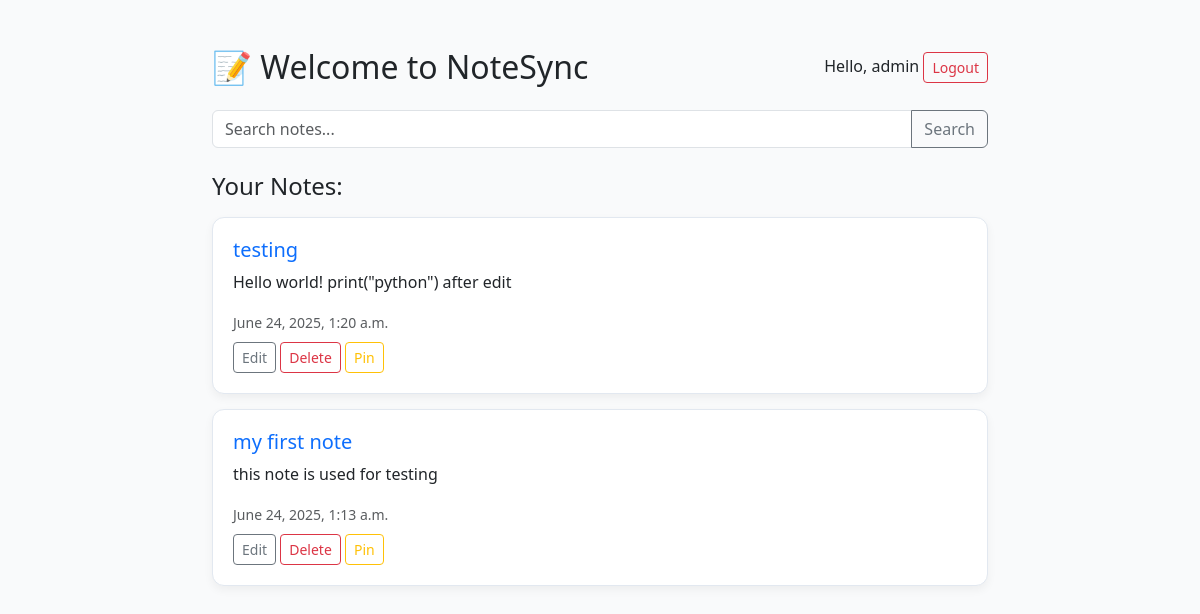
The app's page / (signed in) with its own data.
### notes/models.py (models this page shows, shortened)
class Note(models.Model):
    title = models.CharField(max_length=200)
    content = models.TextField()
    created_at = models.DateTimeField(auto_now_add=True)
    user = models.ForeignKey(User, on_delete=models.CASCADE)
    pinned = models.BooleanField(default=False)

### notes/views.py (the view)
# urls.py: path('', views.home, name='home'),
@login_required
def home(request):
    query = request.GET.get('q')
    if query:
        notes = Note.objects.filter(
            Q(user=request.user),
            Q(title__icontains=query) | Q(content__icontains=query)
        ).order_by('-pinned', '-created_at')
    else:
        notes = Note.objects.filter(user=request.user).order_by('-pinned', '-created_at')
    return render(request, 'home.html', {'notes': notes})

### templates/home.html
{% extends 'base.html' %}
{% block content %}
<div class="d-flex justify-content-between align-items-center mb-4">
    <h2 class="mb-0">📝 Welcome to NoteSync</h2>
    <div>
        {% if user.is_authenticated %}
            <span>Hello, {{ user.username }}</span>
            <a href="{% url 'logout' %}" class="btn btn-outline-danger btn-sm ml-2">Logout</a>
        {% else %}
            <a href="{% url 'login' %}" class="btn btn-outline-primary btn-sm">Login</a>
            <a href="{% url 'signup' %}" class="btn btn-outline-success btn-sm">Sign Up</a>
        {% endif %}
    </div>
</div>
<form method="get" action="{% url 'home' %}" class="input-group mb-4">
    <input type="text" name="q" value="{{ query }}" class="form-control" placeholder="Search notes...">
    <button type="submit" class="btn btn-outline-secondary">Search</button>
</form>
<h4 class="mb-3">Your Notes:</h4>
{% for note in notes %}
    <div class="note-card">
        <h5>{{ note.title }}</h5>
        <p>{{ note.content }}</p>
        <small class="text-muted">{{ note.created_at }}</small><br>
        <a href="{% url 'edit_note' note.id %}" class="btn btn-sm btn-outline-secondary mt-2">Edit</a>
        <a href="{% url 'delete_note' note.id %}" class="btn btn-sm btn-outline-danger mt-2">Delete</a>
        <a href="{% url 'toggle_pin' note.id %}" class="btn btn-sm btn-outline-warning mt-2">
            {% if note.pinned %} Unpin {% else %} Pin {% endif %}
</a>
    </div>
{% empty %}
    <p>No notes found.</p>
{% endfor %}
{% endblock %}

### templates/base.html (shortened to what this page needs)
<!DOCTYPE html>
<html lang="en">
<head>
    <link href="https://cdn.jsdelivr.net/npm/bootstrap@5.3.3/dist/css/bootstrap.min.css" rel="stylesheet">
</head>
<body>
    <div class="container">
        {% block content %}
        {% endblock %}
    </div>
</body>
</html>

### templates/base.html (style rules this page uses)
body { padding-top: 3rem; background: #f9fafb; }
.container { max-width: 800px; }
.note-card { background: white; border: 1px solid #e2e8f0; border-radius: 12px; padding: 20px; margin-bottom: 15px; box-shadow: 0 4px 10px rgba(0,0,0,0.05); }
.note-card h5 { color: #0d6efd; }

### records on screen
Note: title "testing", content "Hello world! print(\"python\") after edit", created_at "June 24, 2025, 1:20 a.m.", pinned "Pin"
Note: title "my first note", content "this note is used for testing", created_at "June 24, 2025, 1:13 a.m.", pinned "Pin"

### other values on screen
{{ user.username }} "admin"
